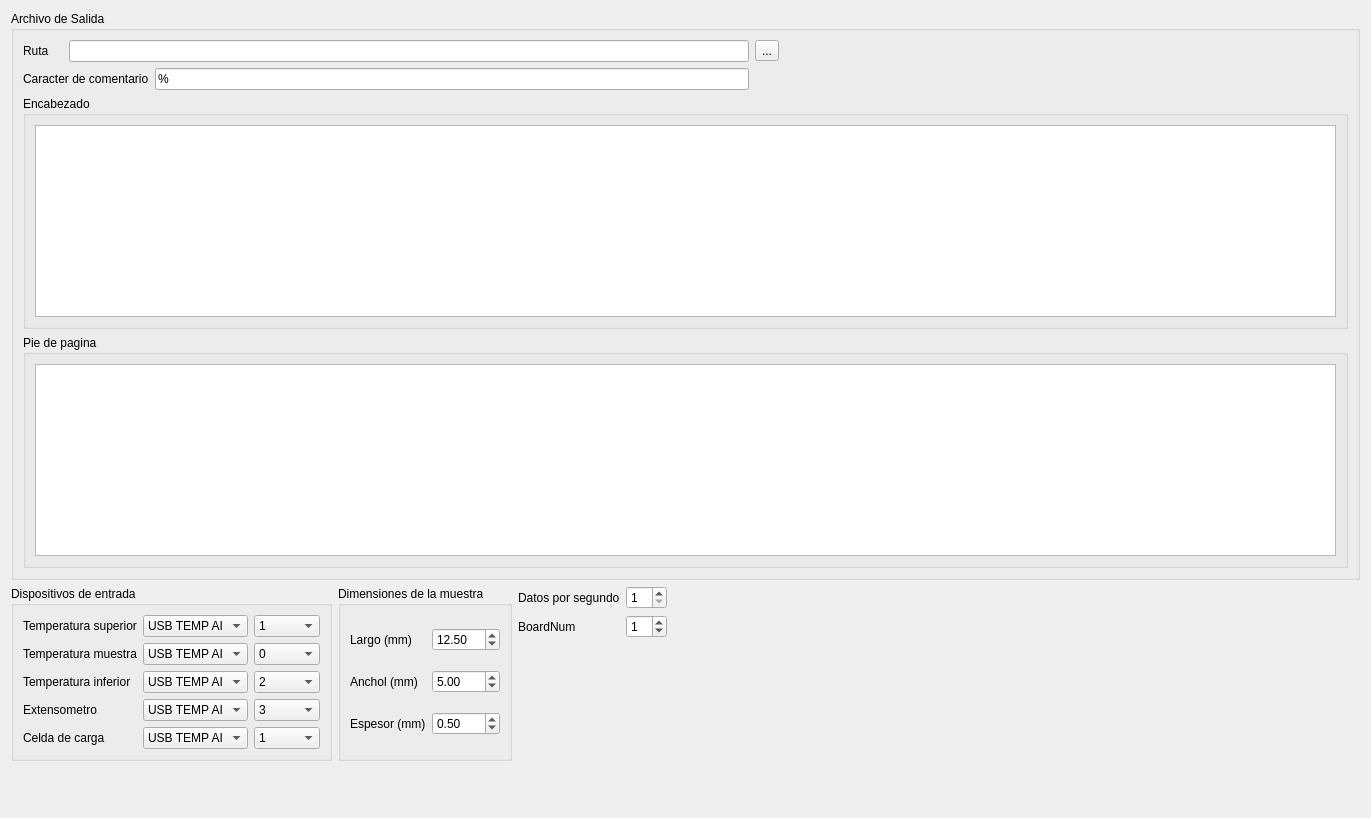
      <widget class="QWidget" name="tab_output_config">
       <attribute name="title">
        <string>Configuracion de Salida</string>
       </attribute>
       <layout class="QGridLayout" name="gridLayout_6">
        <item row="1" column="0" rowspan="3">
         <widget class="QGroupBox" name="gb_input_config">
          <property name="minimumSize">
           <size>
            <width>321</width>
            <height>0</height>
           </size>
          </property>
          <property name="title">
           <string>Dispositivos de entrada</string>
          </property>
          <property name="checkable">
           <bool>false</bool>
          </property>
          <property name="checked">
           <bool>false</bool>
          </property>
          <layout class="QGridLayout" name="gridLayout_3">
           <item row="1" column="1">
            <widget class="QComboBox" name="cbx_temperature_sample_input">
             <item>
              <property name="text">
               <string>USB TEMP AI</string>
              </property>
             </item>
             <item>
              <property name="text">
               <string>AG_34410A</string>
              </property>
             </item>
            </widget>
           </item>
           <item row="1" column="2">
            <widget class="QComboBox" name="cbx_temperature_sample_channel">
             <property name="enabled">
              <bool>true</bool>
             </property>
             <item>
              <property name="text">
               <string>0</string>
              </property>
             </item>
             <item>
              <property name="text">
               <string>1</string>
              </property>
             </item>
             <item>
              <property name="text">
               <string>2</string>
              </property>
             </item>
             <item>
              <property name="text">
               <string>3</string>
              </property>
             </item>
            </widget>
           </item>
           <item row="1" column="0">
            <widget class="QLabel" name="lb_dilatometer_termperature_input_2">
             <property name="text">
              <string>Temperatura muestra</string>
             </property>
            </widget>
           </item>
           <item row="2" column="0">
            <widget class="QLabel" name="lb_dilatometer_termperature_input_3">
             <property name="text">
              <string>Temperatura inferior</string>
             </property>
            </widget>
           </item>
           <item row="2" column="1">
            <widget class="QComboBox" name="cbx_temperature_down_input">
             <item>
              <property name="text">
               <string>USB TEMP AI</string>
              </property>
             </item>
            </widget>
           </item>
           <item row="2" column="2">
            <widget class="QComboBox" name="cbx_temperature_down_channel">
             <property name="enabled">
              <bool>true</bool>
             </property>
             <property name="currentIndex">
              <number>2</number>
             </property>
             <item>
              <property name="text">
               <string>0</string>
              </property>
             </item>
             <item>
              <property name="text">
               <string>1</string>
              </property>
             </item>
             <item>
              <property name="text">
               <string>2</string>
              </property>
             </item>
             <item>
              <property name="text">
               <string>3</string>
              </property>
             </item>
            </widget>
           </item>
           <item row="4" column="2">
            <widget class="QComboBox" name="cbx_loadcell_channel">
             <property name="currentIndex">
              <number>1</number>
             </property>
             <item>
              <property name="text">
               <string>0</string>
              </property>
             </item>
             <item>
              <property name="text">
               <string>1</string>
              </property>
             </item>
             <item>
              <property name="text">
               <string>2</string>
              </property>
             </item>
             <item>
              <property name="text">
               <string>3</string>
              </property>
             </item>
            </widget>
           </item>
           <item row="0" column="1">
            <widget class="QComboBox" name="cbx_temperature_up_input">
             <item>
              <property name="text">
               <string>USB TEMP AI</string>
              </property>
             </item>
            </widget>
           </item>
           <item row="0" column="0">
            <widget class="QLabel" name="lb_dilatometer_termperature_input">
             <property name="text">
              <string>Temperatura superior</string>
             </property>
            </widget>
           </item>
           <item row="3" column="1">
            <widget class="QComboBox" name="cbx_extensometer_input">
             <item>
              <property name="text">
               <string>USB TEMP AI</string>
              </property>
             </item>
             <item>
              <property name="text">
               <string>AG_34401A</string>
              </property>
             </item>
             <item>
              <property name="text">
               <string>AG_34405A</string>
              </property>
             </item>
             <item>
              <property name="text">
               <string>AG_34410A</string>
              </property>
             </item>
            </widget>
           </item>
           <item row="3" column="2">
            <widget class="QComboBox" name="cbx_extensometer_channel">
             <property name="currentIndex">
              <number>3</number>
             </property>
             <item>
              <property name="text">
               <string>0</string>
              </property>
             </item>
             <item>
              <property name="text">
               <string>1</string>
              </property>
             </item>
             <item>
              <property name="text">
               <string>2</string>
              </property>
             </item>
             <item>
              <property name="text">
               <string>3</string>
              </property>
             </item>
             <item>
              <property name="text">
               <string/>
              </property>
             </item>
            </widget>
           </item>
           <item row="0" column="2">
            <widget class="QComboBox" name="cbx_temperature_up_channel">
             <property name="enabled">
              <bool>true</bool>
             </property>
             <property name="currentIndex">
              <number>1</number>
             </property>
             <item>
              <property name="text">
               <string>0</string>
              </property>
             </item>
             <item>
              <property name="text">
               <string>1</string>
              </property>
             </item>
             <item>
              <property name="text">
               <string>2</string>
              </property>
             </item>
             <item>
              <property name="text">
               <string>3</string>
              </property>
             </item>
            </widget>
           </item>
           <item row="4" column="1">
            <widget class="QComboBox" name="cbx_loadcell_input">
             <item>
              <property name="text">
               <string>USB TEMP AI</string>
              </property>
             </item>
             <item>
              <property name="text">
               <string>AG_34401A</string>
              </property>
             </item>
             <item>
              <property name="text">
               <string>AG_34405A</string>
              </property>
             </item>
             <item>
              <property name="text">
               <string>AG_34410A</string>
              </property>
             </item>
            </widget>
           </item>
           <item row="4" column="0">
            <widget class="QLabel" name="label_2">
             <property name="text">
              <string>Celda de carga</string>
             </property>
            </widget>
           </item>
           <item row="3" column="0">
            <widget class="QLabel" name="label">
             <property name="text">
              <string>Extensometro</string>
             </property>
            </widget>
           </item>
          </layout>
          <zorder>lb_dilatometer_termperature_input</zorder>
          <zorder>cbx_temperature_up_input</zorder>
          <zorder>cbx_extensometer_input</zorder>
          <zorder>cbx_extensometer_channel</zorder>
          <zorder>cbx_temperature_up_channel</zorder>
          <zorder>lb_dilatometer_termperature_input_2</zorder>
          <zorder>cbx_temperature_sample_input</zorder>
          <zorder>cbx_temperature_sample_channel</zorder>
          <zorder>cbx_temperature_down_input</zorder>
          <zorder>lb_dilatometer_termperature_input_3</zorder>
          <zorder>cbx_temperature_down_channel</zorder>
          <zorder>label</zorder>
          <zorder>label_2</zorder>
          <zorder>cbx_loadcell_input</zorder>
          <zorder>cbx_loadcell_channel</zorder>
         </widget>
        </item>
        <item row="0" column="0" colspan="5">
         <widget class="QGroupBox" name="gb_output_file">
          <property name="title">
           <string>Archivo de Salida</string>
          </property>
          <property name="checkable">
           <bool>false</bool>
          </property>
          <property name="checked">
           <bool>false</bool>
          </property>
          <layout class="QGridLayout" name="gridLayout_8">
           <item row="0" column="1" colspan="3">
            <widget class="QLineEdit" name="le_output_file_path">
             <property name="text">
              <string/>
             </property>
            </widget>
           </item>
           <item row="0" column="0">
            <widget class="QLabel" name="lb_output_file_path">
             <property name="text">
              <string>Ruta</string>
             </property>
            </widget>
           </item>
           <item row="1" column="3">
            <widget class="QLineEdit" name="le_output_file_commentchar">
             <property name="text">
              <string>%</string>
             </property>
            </widget>
           </item>
           <item row="0" column="4">
            <widget class="QToolButton" name="tlb_output_file_path">
             <property name="text">
              <string>...</string>
             </property>
            </widget>
           </item>
           <item row="1" column="0" colspan="3">
            <widget class="QLabel" name="lb_output_file_commentchar">
             <property name="text">
              <string>Caracter de comentario</string>
             </property>
            </widget>
           </item>
           <item row="3" column="0" colspan="5">
            <widget class="QGroupBox" name="gb_footer">
             <property name="title">
              <string>Pie de pagina</string>
             </property>
             <layout class="QGridLayout" name="gridLayout_16">
              <item row="0" column="0">
               <widget class="QPlainTextEdit" name="ptx_footer"/>
              </item>
             </layout>
            </widget>
           </item>
           <item row="2" column="0" colspan="5">
            <widget class="QGroupBox" name="gb_header">
             <property name="title">
              <string>Encabezado</string>
             </property>
             <layout class="QGridLayout" name="gridLayout_14">
              <item row="0" column="0">
               <widget class="QPlainTextEdit" name="ptx_header"/>
              </item>
             </layout>
            </widget>
           </item>
           <item row="1" column="4">
            <spacer name="horizontalSpacer_3">
             <property name="orientation">
              <enum>Qt::Horizontal</enum>
             </property>
             <property name="sizeHint" stdset="0">
              <size>
               <width>40</width>
               <height>20</height>
              </size>
             </property>
            </spacer>
           </item>
          </layout>
         </widget>
        </item>
        <item row="1" column="2">
         <widget class="QLabel" name="label_9">
          <property name="text">
           <string>Datos por segundo</string>
          </property>
         </widget>
        </item>
        <item row="1" column="3">
         <widget class="QSpinBox" name="sb_data_per_second">
          <property name="minimum">
           <number>1</number>
          </property>
         </widget>
        </item>
        <item row="1" column="4" rowspan="3">
         <spacer name="horizontalSpacer_2">
          <property name="orientation">
           <enum>Qt::Horizontal</enum>
          </property>
          <property name="sizeHint" stdset="0">
           <size>
            <width>687</width>
            <height>20</height>
           </size>
          </property>
         </spacer>
        </item>
        <item row="2" column="2">
         <widget class="QLabel" name="label_10">
          <property name="text">
           <string>BoardNum</string>
          </property>
         </widget>
        </item>
        <item row="2" column="3">
         <widget class="QSpinBox" name="sb_board_num">
          <property name="value">
           <number>1</number>
          </property>
         </widget>
        </item>
        <item row="3" column="2">
         <spacer name="verticalSpacer_2">
          <property name="orientation">
           <enum>Qt::Vertical</enum>
          </property>
          <property name="sizeHint" stdset="0">
           <size>
            <width>20</width>
            <height>102</height>
           </size>
          </property>
         </spacer>
        </item>
        <item row="4" column="0">
         <spacer name="verticalSpacer">
          <property name="orientation">
           <enum>Qt::Vertical</enum>
          </property>
          <property name="sizeHint" stdset="0">
           <size>
            <width>20</width>
            <height>46</height>
           </size>
          </property>
         </spacer>
        </item>
        <item row="1" column="1" rowspan="3">
         <widget class="QGroupBox" name="groupBox">
          <property name="title">
           <string>Dimensiones de la muestra</string>
          </property>
          <layout class="QGridLayout" name="gridLayout_4">
           <item row="1" column="1">
            <widget class="QDoubleSpinBox" name="dsbx_sample_width">
             <property name="minimum">
              <double>0.010000000000000</double>
             </property>
             <property name="maximum">
              <double>999.990000000000009</double>
             </property>
             <property name="singleStep">
              <double>0.100000000000000</double>
             </property>
             <property name="value">
              <double>5.000000000000000</double>
             </property>
            </widget>
           </item>
           <item row="0" column="1">
            <widget class="QDoubleSpinBox" name="dsbx_sample_heigth">
             <property name="minimum">
              <double>0.010000000000000</double>
             </property>
             <property name="maximum">
              <double>999.990000000000009</double>
             </property>
             <property name="singleStep">
              <double>0.010000000000000</double>
             </property>
             <property name="value">
              <double>12.500000000000000</double>
             </property>
            </widget>
           </item>
           <item row="1" column="0">
            <widget class="QLabel" name="label_4">
             <property name="text">
              <string>Anchol (mm)</string>
             </property>
            </widget>
           </item>
           <item row="2" column="0">
            <widget class="QLabel" name="label_5">
             <property name="text">
              <string>Espesor (mm)</string>
             </property>
            </widget>
           </item>
           <item row="0" column="0">
            <widget class="QLabel" name="label_3">
             <property name="text">
              <string>Largo (mm)</string>
             </property>
            </widget>
           </item>
           <item row="2" column="1">
            <widget class="QDoubleSpinBox" name="dsbx_sample_thickness">
             <property name="minimum">
              <double>0.010000000000000</double>
             </property>
             <property name="singleStep">
              <double>0.010000000000000</double>
             </property>
             <property name="value">
              <double>0.500000000000000</double>
             </property>
            </widget>
           </item>
          </layout>
         </widget>
        </item>
       </layout>
      </widget>
